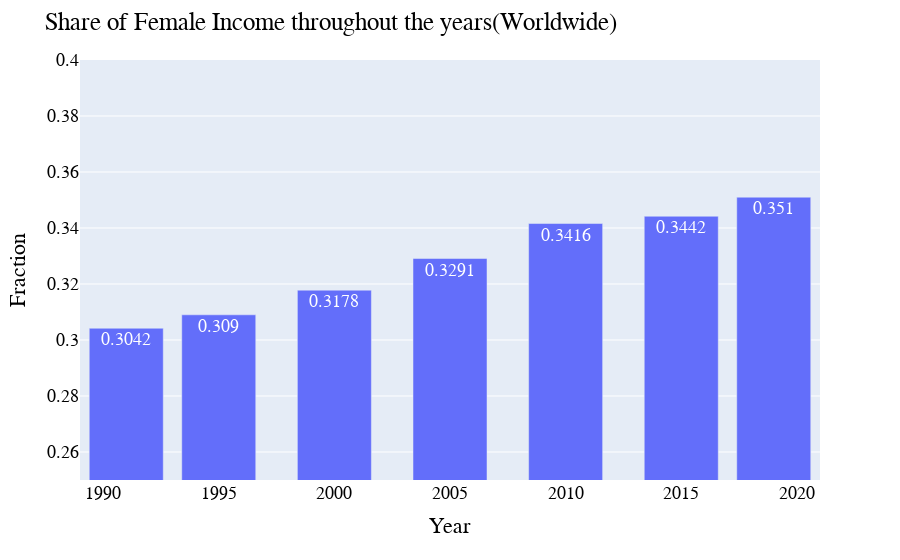

Notebook cell for this chart:
### Markdown cell above
In the below plot of global female labour income share,we can see a slow increase of the fraction of contirbution to the global income and it indicates the reduce in gender inequaltiy in the workfroce and economic enviroments throught out the world.The increase in female workforce contributions describes that the decrease in gender inequality **positively affects** the global income of the nations around the world. But the global income data indicate  the **negative effect** of economic inequalities within the countries and over the globe.

### Code cell
df=pd.read_csv("data/world_female.csv")
fig=px.bar(df,y='Share',x='Year',text_auto='.4')
fig.update_layout(yaxis_range=[0.25,0.4])
fig.update_layout(
    title="Share of Female Income throughout the years(Worldwide)",
    xaxis_title="Year",
    yaxis_title="Fraction",
    font=dict(
        family="Arial",
        size=18,
        color="Black"
    )
)
fig.show()

### Figure 1 — Plotly figure (JSON) as saved in the notebook; plotly's stock layout.template omitted (floating-point values rounded to 4 significant figures)
{"data": [{"alignmentgroup": "True", "hovertemplate": "Year=%{x}<br>Share=%{y}<extra></extra>", "legendgroup": "", "marker": {"color": "#636efa", "pattern": {"shape": ""}}, "name": "", "offsetgroup": "", "orientation": "v", "showlegend": false, "textposition": "auto", "texttemplate": "%{y:.4}", "type": "bar", "x": [1991, 1995, 2000, 2005, 2010, 2015, 2019, null, null, null, null, null, null, null, null, null, null, null, null, null, null, null, null, null, null, null, null, null, null, null, null, null, null, null, null, null, null, null, null], "xaxis": "x", "y": [0.3042, 0.309, 0.3178, 0.3291, 0.3416, 0.3442, 0.351, null, null, null, null, null, null, null, null, null, null, null, null, null, null, null, null, null, null, null, null, null, null, null, null, null, null, null, null, null, null, null, null], "yaxis": "y"}], "layout": {"barmode": "relative", "font": {"color": "Black", "family": "Arial", "size": 18}, "legend": {"tracegroupgap": 0}, "margin": {"t": 60}, "title": {"text": "Share of Female Income throughout the years(Worldwide)"}, "xaxis": {"anchor": "y", "domain": [0, 1], "title": {"text": "Year"}}, "yaxis": {"anchor": "x", "domain": [0, 1], "range": [0.25, 0.4], "title": {"text": "Fraction"}}}}
